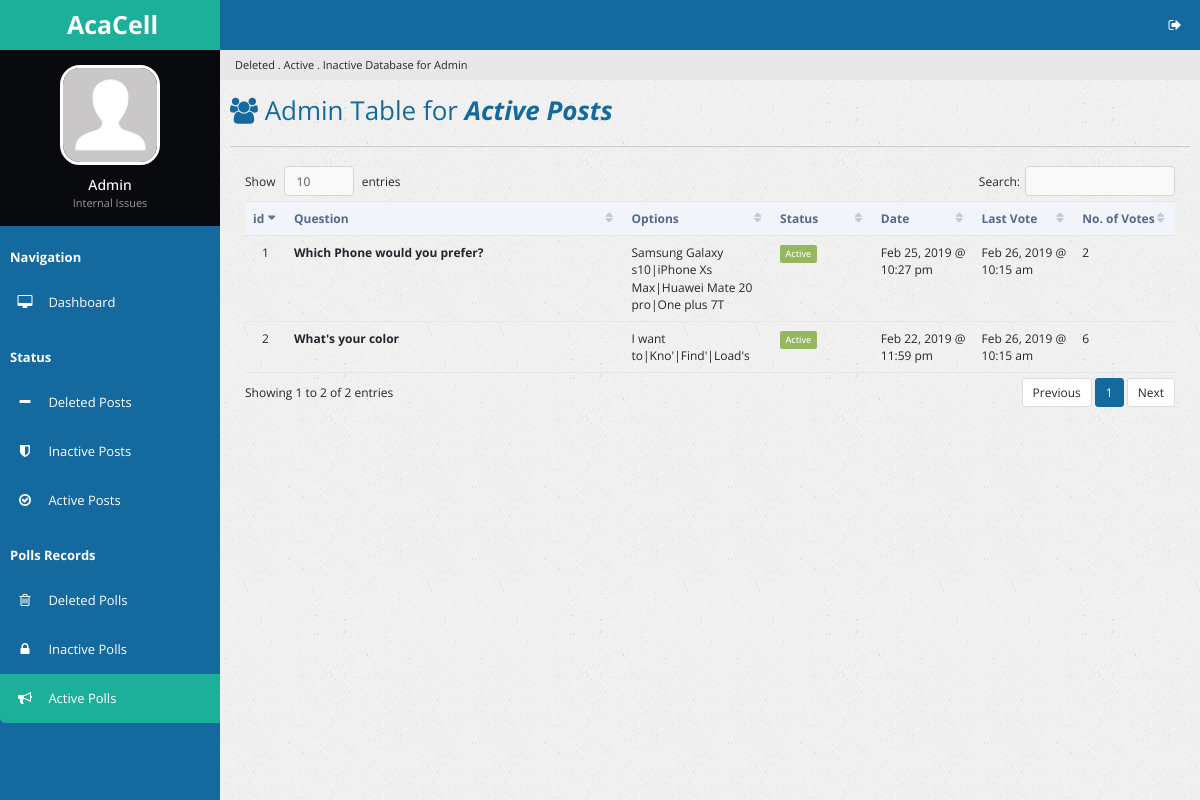
/actpolls.php, run on an earlier commit of the app's database.
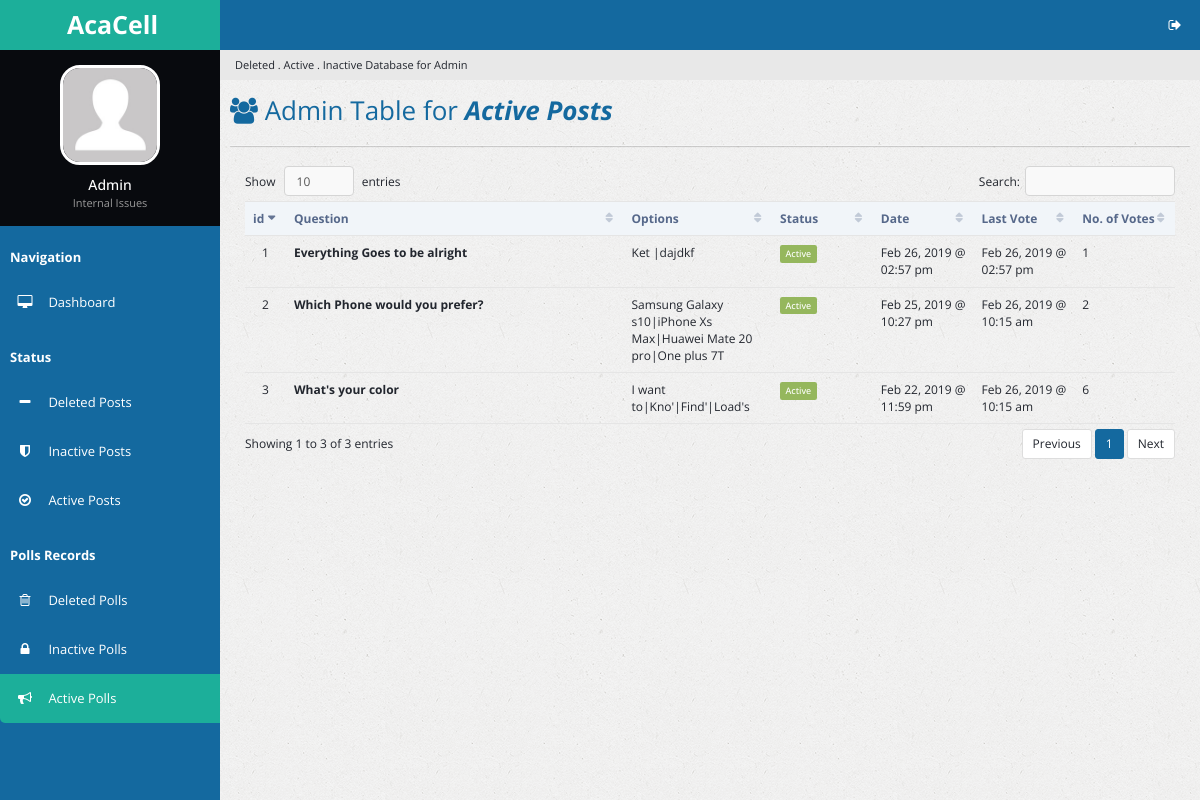
And on a later commit of the database.
### tables this page shows
CREATE TABLE `poll` (
  `p_id` int(11) NOT NULL,
  `p_question` text NOT NULL,
  `p_date` double NOT NULL,
  `p_options` varchar(250) NOT NULL,
  `p_votes` varchar(250) NOT NULL DEFAULT '0',
  `p_number_options` tinyint(3) NOT NULL,
  `p_timeout` double DEFAULT NULL,
  `p_voters` int(11) DEFAULT '0',
  `p_last_vote_date` double DEFAULT '0'
);

### actpolls.php (the view, shortened to what this page needs)
<?php
  include 'handlers/dbcon.php';
  $curr_time = time();
?>
<!DOCTYPE html>
<html lang="en">
<head>
        <link rel="stylesheet" type="text/css" id="theme" href="css/theme-default.css"/>
    </head>
    <body>
        <div class="page-container">
            <div class="page-sidebar">
                <ul class="x-navigation">
                    <li class="xn-logo">
                        <a href="table-export.php"><b>AcaCell</b></a>
                    </li>
                    <li class="xn-profile">
                        <div class="profile">
                            <div class="profile-image">
                                <img src="assets/images/users/avatar.jpg" alt="John Doe"/>
                            </div>
                            <div class="profile-data">
                                <div class="profile-data-name">Admin</div>
                                <div class="profile-data-title">Internal Issues</div>
                            </div>
                        </div>
                    </li>
                   <li class="xn-title"><b>Navigation</b></li>
                    <li>
                        <a href="admin.php"><span class="fa fa-desktop" style="color: white;"></span> <span class="xn-text" style="color: white;">Dashboard</span></a>
                    </li>
                    <li class="xn-title"><b>Status</b></li>
                    <li>
                        <a href="delposts.php"><span class="fa fa-minus" style="color: white;"></span> <span class="xn-text" style="color: white;">Deleted Posts</span></a>
                    </li>
                    <li>
                        <a href="inactposts.php"><span class="fa fa-shield" style="color: white;"></span> <span class="xn-text" style="color: white;">Inactive Posts</span></a>
                    </li>
                    <li>
                        <a href="actposts.php"><span class="fa fa-check-circle-o" style="color: white;"></span> <span class="xn-text" style="color: white;">Active Posts</span></a>
                    </li>
                    <li class="xn-title"><b>Polls Records</b></li>
                    <li>
                       <a href="delpolls.php"><span class="fa fa-trash-o" style="color: white;"></span> <span class="xn-text" style="color: white;">Deleted Polls</span></a>
                   </li>
                    <li>
                       <a href="inactpolls.php"><span class="fa fa-lock" style="color: white;"></span> <span class="xn-text" style="color: white;">Inactive Polls</span></a>
                   </li>
                   <li class="active">
                       <a href="actpolls.php"><span class="fa fa-bullhorn" style="color: white;"></span> <span class="xn-text" style="color: white;">Active Polls</span></a>
                   </li>
                  </ul>
            </div>
            <div class="page-content">
                <ul class="x-navigation x-navigation-horizontal x-navigation-panel">
                    <li class="xn-icon-button pull-right">
                        <a href="#" class="mb-control" data-box="#mb-signout"><span class="fa fa-sign-out"></span></a>
                    </li>
                </ul>
                    <ul class="breadcrumb">
                    <li class="active">Deleted . Active . Inactive Database for Admin</li>
                </ul>
                <div class="page-title">
                    <h2><span class="fa fa-users"></span> Admin Table for <i><b>Active Posts</b></i></h2>
                </div>
                <div class="page-content-wrap">
                    <div class="row">
                        <div class="col-md-12">
                            <div class="panel panel-default">
                                </div>
                                <div class="panel-body">
                                    <table id="customers2" class="table datatable">
                                        <thead>
                                            <tr>
                                                <th width="50">id</th>
                                                <th width="300">Question</th>
                                                <th width="100">Options</th>
                                                <th width="100">Status</th>
                                                <th width="100">Date</th>
                                                <th width="100">Last Vote</th>
                                                <th width="100">No. of Votes</th>
                                            </tr>
                                        </thead>
                                        <tbody>
                                          <?php
                                            $sql_actpolldisplay = "SELECT * FROM poll WHERE p_timeout > $curr_time ORDER BY p_date DESC";
                                            $success_actpolldisplay = mysqli_query($link, $sql_actpolldisplay);
                                            if ($success_actpolldisplay->num_rows > 0) {
                                              $i = 1;
                                              while($rows = $success_actpolldisplay->fetch_assoc()){
                                          ?>
                                          <tr id="trow<?php echo $rows['p_id']; ?>">
                                            <td class="text-center"><?php echo $i; ?></td>
                                            <td><strong> <?php echo $rows['p_question']; ?> </strong></td>
                                            <td>
                                              <?php
                                              echo $rows['p_options']; ?>
                                            </td>
                                            <td><?php
                                              if ($curr_time < $rows['p_timeout']) {
                                                echo "<span class='label label-success'>Active</span>";
                                              }
                                              elseif ($curr_time > $rows['p_timeout']){
                                                echo "<span class='label label-danger'>Inactive</span>";
                                              } ?>
                                              </td>
                                              <td><?php echo date("M d, Y @ h:i a", $rows['p_date']); ?></td>
                                              <td><?php echo date("M d, Y @ h:i a", $rows['p_last_vote_date']); ?></td>
                                              <td><?php echo $rows['p_voters'] ?></td>
                                          </tr>
                                          <?php
                                              $i++;
                                                }
                                              }
                                          ?>
                                            </tbody>
                                    </table>
                                </div>
                            </div>
                        </div>
                    </div>
                </div>
            </div>
    </body>
</html>

What changed in the data, as far as the page shows it:
added poll: p_question "Everything Goes to be alright", p_options "Ket |dajdkf", p_timeout "Active", p_date "Feb 26, 2019 @ 02:57 pm", p_last_vote_date "Feb 26, 2019 @ 02:57 pm", p_voters "1"
Also different on the page:
text written by a page script: "Show entries Search: Showing 1 to 2 of 2 entries Previous 1 Next" → "Show entries Search: Showing 1 to 3 of 3 entries Previous 1 Next"
